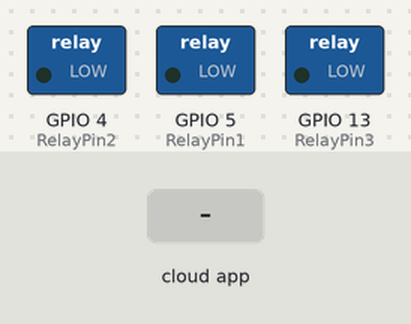
Recording of a sketch running on a simulated ESP8266 (NodeMCU). On the bench: switched loads named in the sketch (green lamp = pin HIGH). The test bench sets the inputs (shaded band). WiFi joins after 1.5 s; servers stay silent unless stated; what the sketch prints to the serial monitor is not drawn.

Above: at 2.7 s.
2.8 s: the phone or cloud app sets Room.light to 255
At 3.6 s:
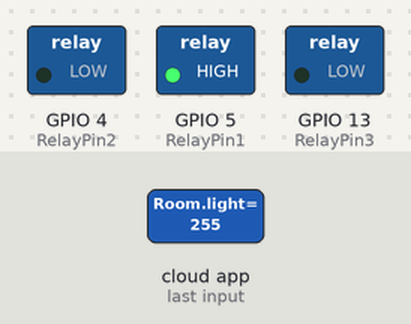
4.3 s: the phone or cloud app sets Tv to 255
At 4.7 s:
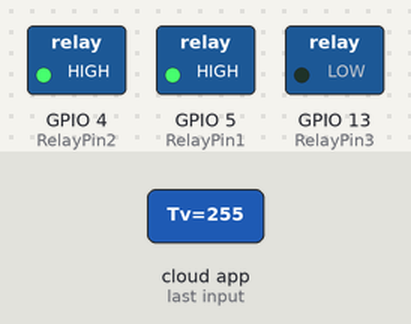
5.8 s: the phone or cloud app sets Room.light to 0
At 7.0 s:
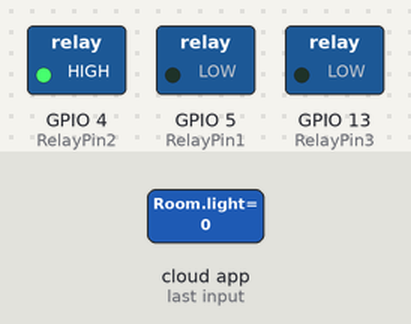
7.3 s: the phone or cloud app sets Ac to 255
At 8.2 s:
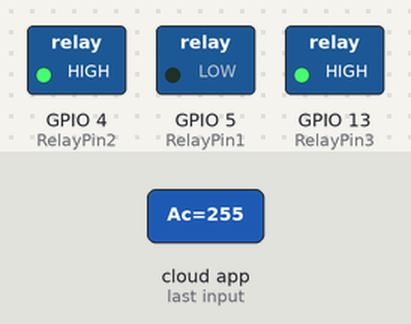
8.8 s: the phone or cloud app sets Tv to 0
At 9.4 s:
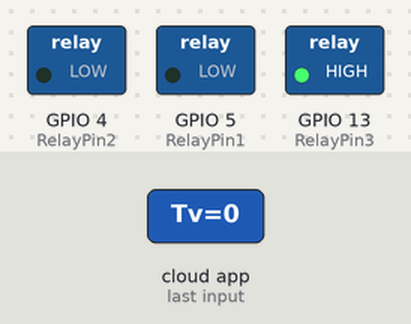
10.3 s: the phone or cloud app sets Room.light to 255
At 11.7 s:
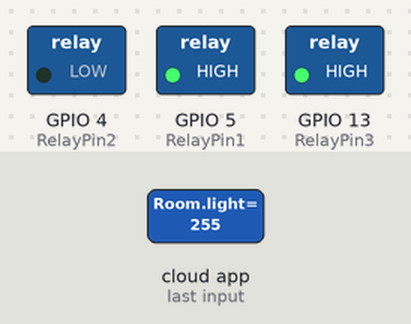
Timing chart, 0 to 12.8 s (numbered marks = the images above; inputs shaded):
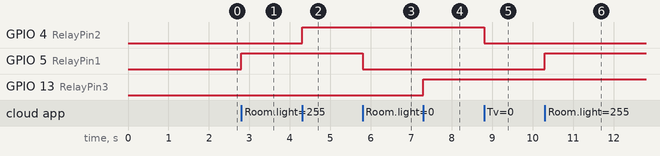

The sketch:

esp_to_Alexa_Trigger.ino
```cpp
#ifdef ARDUINO_ARCH_ESP32
#include <WiFi.h>
#else
#include <ESP8266WiFi.h>
#endif
#include <Espalexa.h>


#define RelayPin1 5
#define RelayPin2 4
#define RelayPin3 13


// prototypes
boolean connectWifi();

//callback functions
void firstLightChanged(uint8_t brightness);
void secondLightChanged(uint8_t brightness);
void thirdLightChanged(uint8_t brightness);


// WiFi Credentials
const char* ssid = "Selvaraj";
const char* password = "He4a347r";

// device names
String Device_1_Name = "Room light";
String Device_2_Name = "Tv";
String Device_3_Name = "Ac";


boolean wifiConnected = false;

Espalexa espalexa;

void setup()
{
  Serial.begin(115200);

  pinMode(RelayPin1, OUTPUT);
  pinMode(RelayPin2, OUTPUT);
  pinMode(RelayPin3, OUTPUT);


  // Initialise wifi connection
  wifiConnected = connectWifi();

  if (wifiConnected)
  {
    // Define your devices here.
    espalexa.addDevice(Device_1_Name, firstLightChanged); //simplest definition, default state off
    espalexa.addDevice(Device_2_Name, secondLightChanged);
    espalexa.addDevice(Device_3_Name, thirdLightChanged);


    espalexa.begin();
  }
  else
  {
    while (1)
    {
      Serial.println("Cannot connect to WiFi. Please check data and reset the ESP.");
      delay(2500);
    }
  }
}

void loop()
{
  espalexa.loop();
  delay(1);
}

//our callback functions
void firstLightChanged(uint8_t brightness)
{
  //Control the device
  if (brightness == 255)
    {
      digitalWrite(RelayPin1, HIGH);
      Serial.println("Device1 ON");
    }
  else
  {
    digitalWrite(RelayPin1, LOW);
    Serial.println("Device1 OFF");
  }
}

void secondLightChanged(uint8_t brightness)
{
  //Control the device
  if (brightness == 255)
    {
      digitalWrite(RelayPin2, HIGH);
      Serial.println("Device2 ON");
    }
  else
  {
    digitalWrite(RelayPin2, LOW);
    Serial.println("Device2 OFF");
  }
}

void thirdLightChanged(uint8_t brightness)
{
  //Control the device
  if (brightness == 255)
    {
      digitalWrite(RelayPin3, HIGH);
      Serial.println("Device3 ON");
    }
  else
  {
    digitalWrite(RelayPin3, LOW);
    Serial.println("Device3 OFF");
  }
}

// connect to wifi – returns true if successful or false if not
boolean connectWifi()
{
  boolean state = true;
  int i = 0;

  WiFi.mode(WIFI_STA);
  WiFi.begin(ssid, password);
  Serial.println("");
  Serial.println("Connecting to WiFi");

  // Wait for connection
  Serial.print("Connecting...");
  while (WiFi.status() != WL_CONNECTED) {
    delay(500);
    Serial.print(".");
    if (i > 20) {
      state = false; break;
    }
    i++;
  }
  Serial.println("");
  if (state) {
    Serial.print("Connected to ");
    Serial.println(ssid);
    Serial.print("IP address: ");
    Serial.println(WiFi.localIP());
  }
  else {
    Serial.println("Connection failed.");
  }
  return state;
}
```

Measured:
- after the input at 2.8 s, GPIO 5 (RelayPin1): LOW → HIGH at once
- after the input at 4.3 s, GPIO 4 (RelayPin2): LOW → HIGH at once
- after the input at 5.8 s, GPIO 5 (RelayPin1): HIGH → LOW at once
- after the input at 7.3 s, GPIO 13 (RelayPin3): LOW → HIGH at once
- after the input at 8.8 s, GPIO 4 (RelayPin2): HIGH → LOW at once
- after the input at 10.3 s, GPIO 5 (RelayPin1): LOW → HIGH at once
